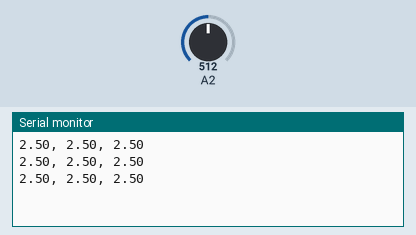
Simulated run of this sketch. Board: Arduino Uno, built with avr-gcc and run on an emulated ATmega328P. Parts: the last lines printed to the serial monitor. The test bench sets the inputs (shaded band); at power-on: A2 = 512.

Above: at 1.3 s.
1.4 s: A2 set to 716
At 1.9 s:
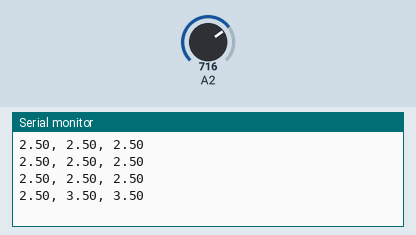
2.9 s: A2 set to 900
At 3.4 s:
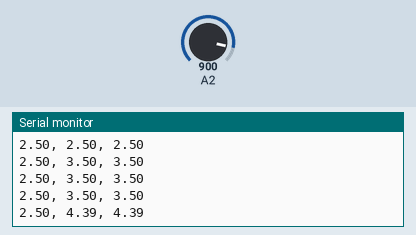
Timing chart, 0 to 5.9 s (numbered marks = the images above; inputs shaded):
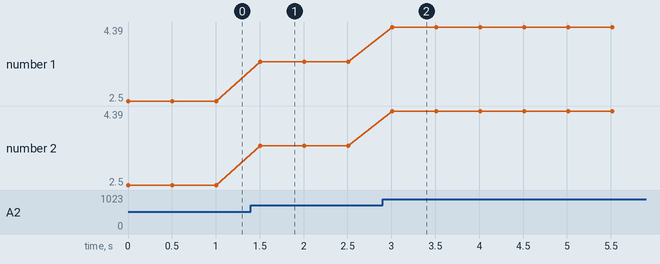

Measured:
- after the input at 1.4 s, the serial monitor: prints a new line after 0.10 s (image 1)
- after the input at 2.9 s, the serial monitor: prints a new line after 0.11 s (image 2)
- plotted number 1: 2.5 → 3.5 after the input at 1.4 s, 3.5 → 4.39 after the input at 2.9 s
- plotted number 2: 2.5 → 3.5 after the input at 1.4 s, 3.5 → 4.39 after the input at 2.9 s

The sketch:

analogRead.ino
```cpp
int lv_max = -1, lv_min = -1, lv;

void setup() {
  // put your setup code here, to run once:

  Serial.begin(19200);
}

void loop() {
  // put your main code here, to run repeatedly:
  lv = analogRead(2);
  if (lv_min == -1 or lv < lv_min) lv_min = lv;
  if (lv_max == -1 or lv > lv_max) lv_max = lv;
  Serial.print(5.0*lv_min/1024);
  Serial.print(", ");
  Serial.print(5.0*lv/1024);
  Serial.print(", ");
  Serial.print(5.0*lv_max/1024);
  Serial.println();
  delay(500);
}
```
